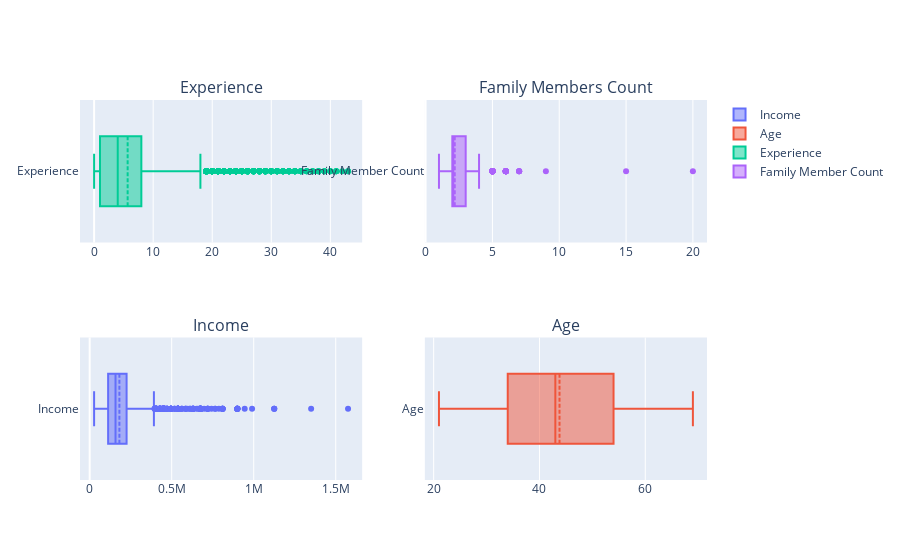

Notebook code for this chart:
### Code cell
numerical_cols = ["Total_income","Age","Years_employed","Household_Size"]

fig = make_subplots(rows=2, cols=2, start_cell="bottom-left",
                   subplot_titles=("Income", "Age", "Experience", "Family Members Count"))

fig.add_trace(go.Box(x=new_df.Total_income, name='Income',boxmean=True),row=1,col=1)
fig.add_trace(go.Box(x=new_df.Age, name='Age', boxmean=True), row=1, col=2)
fig.add_trace(go.Box(x=new_df.Years_employed, name='Experience', boxmean=True), row=2, col=1)
fig.add_trace(go.Box(x=new_df.Household_Size, name="Family Member Count", boxmean=True),row=2, col=2)

fig.show()

### Figure 1 — Plotly figure (JSON) as saved in the notebook; plotly's stock layout.template omitted (floating-point values rounded to 4 significant figures; data arrays with more than 128 entries replaced by an {"elided": "..."} marker saying what was removed)
{"data": [{"boxmean": true, "name": "Income", "type": "box", "x": {"elided": "9709 float values"}, "xaxis": "x", "yaxis": "y"}, {"boxmean": true, "name": "Age", "type": "box", "x": {"elided": "9709 int values"}, "xaxis": "x2", "yaxis": "y2"}, {"boxmean": true, "name": "Experience", "type": "box", "x": {"elided": "9709 int values"}, "xaxis": "x3", "yaxis": "y3"}, {"boxmean": true, "name": "Family Member Count", "type": "box", "x": {"elided": "9709 int values"}, "xaxis": "x4", "yaxis": "y4"}], "layout": {"annotations": [{"font": {"size": 16}, "showarrow": false, "text": "Income", "x": 0.225, "xanchor": "center", "xref": "paper", "y": 0.375, "yanchor": "bottom", "yref": "paper"}, {"font": {"size": 16}, "showarrow": false, "text": "Age", "x": 0.775, "xanchor": "center", "xref": "paper", "y": 0.375, "yanchor": "bottom", "yref": "paper"}, {"font": {"size": 16}, "showarrow": false, "text": "Experience", "x": 0.225, "xanchor": "center", "xref": "paper", "y": 1, "yanchor": "bottom", "yref": "paper"}, {"font": {"size": 16}, "showarrow": false, "text": "Family Members Count", "x": 0.775, "xanchor": "center", "xref": "paper", "y": 1, "yanchor": "bottom", "yref": "paper"}], "xaxis": {"anchor": "y", "domain": [0, 0.45]}, "xaxis2": {"anchor": "y2", "domain": [0.55, 1]}, "xaxis3": {"anchor": "y3", "domain": [0, 0.45]}, "xaxis4": {"anchor": "y4", "domain": [0.55, 1]}, "yaxis": {"anchor": "x", "domain": [0, 0.375]}, "yaxis2": {"anchor": "x2", "domain": [0, 0.375]}, "yaxis3": {"anchor": "x3", "domain": [0.625, 1]}, "yaxis4": {"anchor": "x4", "domain": [0.625, 1]}}}
